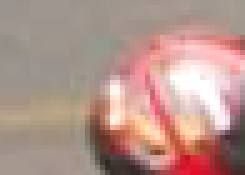
%> input picture helmet/imagem (14).png, 49 x 35 px (shown 5 times larger)
$ octave DB_Builder_helmet.m   (GNU Octave 9; MATLAB toolbox functions it lacks are replaced by stand-ins)
%> lines starting %> are read from the running program, lines starting %| are printed output that depends on the picture
### HOG.m
%Image descriptor based on Histogram of Orientated Gradients for gray-level images. This code
%was developed for the work: O. Ludwig, D. Delgado, V. Goncalves, and U. Nunes, 'Trainable
%Classifier-Fusion Schemes: An Application To Pedestrian Detection,' In: 12th International IEEE
%Conference On Intelligent Transportation Systems, 2009, St. Louis, 2009. V. 1. P. 432-437. In
%case of publication with this code, please cite the paper above.

function H=HOG(Im)
nwin_x=3;%set here the number of HOG windows per bound box
nwin_y=3;
B=9;%set here the number of histogram bins
[L,C]=size(Im); % L num of lines ; C num of columns
H=zeros(nwin_x*nwin_y*B,1); % column vector with zeros
m=sqrt(L/2);
if C==1 % if num of columns==1
    Im=im_recover(Im,m,2*m);%verify the size of image, e.g. 25x50
    L=2*m;
    C=m;
end
Im=double(Im);
step_x=floor(C/(nwin_x+1));
step_y=floor(L/(nwin_y+1));
cont=0;
hx = [-1,0,1];
hy = -hx';
grad_xr = imfilter(double(Im),hx);
grad_yu = imfilter(double(Im),hy);
angles=atan2(grad_yu,grad_xr);
magnit=((grad_yu.^2)+(grad_xr.^2)).^.5;
for n=0:nwin_y-1
    for m=0:nwin_x-1
        cont=cont+1;
        angles2=angles(n*step_y+1:(n+2)*step_y,m*step_x+1:(m+2)*step_x);
        magnit2=magnit(n*step_y+1:(n+2)*step_y,m*step_x+1:(m+2)*step_x);
        v_angles=angles2(:);
        v_magnit=magnit2(:);
        K=max(size(v_angles));
        %assembling the histogram with 9 bins (range of 20 degrees per bin)
        bin=0;
        H2=zeros(B,1);
        for ang_lim=-pi+2*pi/B:2*pi/B:pi
            bin=bin+1;
            for k=1:K
                if v_angles(k)<ang_lim
                    v_angles(k)=100;
                    H2(bin)=H2(bin)+v_magnit(k);
                end
            end
        end

        H2=H2/(norm(H2)+0.01);
        H((cont-1)*B+1:cont*B,1)=H2;
    end
end

### DB_Builder_helmet.m
clc
close all;
clear all;


    tt=input('Enter 1 to add to existing database, 0 to start new: ');
%> the answer given: 1
    if tt==0
        X=[];y=[];
    else
        load('Xydata.mat');
    end

    type = input('Enter: with helmet = 1,  without helmet = 0: ');
%> the answer given: 1


    k=uigetdir;
%> the answer given: helmet
    k2=strcat(k,'\*.png');
    srcFiles = dir(k2);  % the folder in which images exists
for jj = 1 : length(srcFiles)

    fprintf('Processing %d of %d\n',jj,length(srcFiles));
    filename = strcat(strcat(k,'\'),srcFiles(jj).name);
    I = imread(filename);
%> I is the input picture: size 35x49x3 uint8; mean R, G, B 180.8, 148.3, 139.7

    [r,c,~] = size(I);
%> r = 35; c = 49

    r1 = floor(r/4);
%> r1 = 8

    I1 = I(1:r,:,:);
%         I1 = I(1:r1,:,:);

    figure(1), imshow(I)

       pause(.3)

    figure(2), imshow(I1)

    pause(.5)

    I2 = rgb2gray(I1);


    % Feature Extraction-------------------

     % LBP feature

    R=1;
    L = 2*R + 1;
    C = round(L/2);

    Ip=padarray(I2,[R,R],'replicate');
    [rk,ck]=size(Ip);
%> rk = 37; ck = 51

  LBP1 = zeros(rk,ck);

for ii = R+1:rk-R
    for j = R+1:ck-R
        A = double(Ip(ii-R:ii+R, j-R:j+R));
        A = A-A(C,C);
        A(A>=0) = 1;
        A(A<0)=0;

        LBP1(ii,j) = A(1,1)*1 + A(1,2)*2 + A(1,3)*4 + A(2,1)*8 + A(2,3)*16 + A(3,1)*32 + A(3,2)*64 + A(3,3)*128;

    end
end
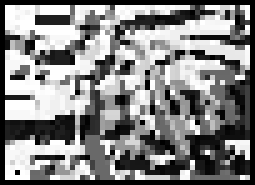
%> LBP1: size 37x51 double (shown 5 times larger); min 0, max 255, mean 132.2
%> after the loop, A = [1 1 1; 0 1 1; 0 1 1]

LBP=LBP1(R+1:rk-R,R+1:ck-R);
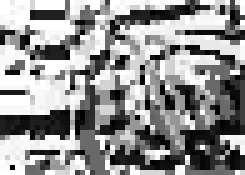
%> LBP: size 35x49 double (shown 5 times larger); min 0, max 255, mean 145.4
% figure,imshow(uint8(LBP)),title('LBP feature')

featLBP = imhist(uint8(LBP))';
%> featLBP = 256 values, max 192 at index 256, min 0 at index 6, mean 6.7


featHOG = HOG(I1);
%> in HOG, `grad_xr = imfilter(double(Im),hx);`:
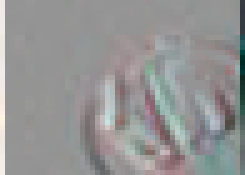
%> grad_xr: size 35x49x3 double (shown 5 times larger); mean R, G, B -0.3, -0.6, -0.5; drawn with min black and max white
%> in HOG, `grad_yu = imfilter(double(Im),hy);`:
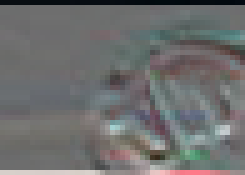
%> grad_yu: size 35x49x3 double (shown 5 times larger); mean R, G, B 0.5, 1.8, 1.5; drawn with min black and max white
%> in HOG, `angles=atan2(grad_yu,grad_xr);`:
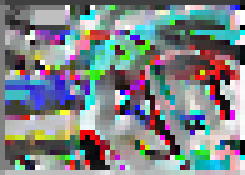
%> angles: size 35x49x3 double (shown 5 times larger); mean R, G, B -0.0411, 0.125, 0.186; drawn with min black and max white
%> in HOG, `magnit=((grad_yu.^2)+(grad_xr.^2)).^.5;`:
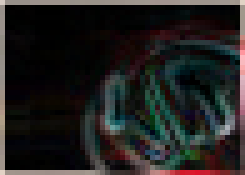
%> magnit: size 35x49x3 double (shown 5 times larger); mean R, G, B 34.5, 33.9, 32.8; drawn with min black and max white
%> after the loop in HOG, `for n=0:nwin_y-1`: H = 81 values, max 0.897 at index 3, min 0.0288 at index 6, mean 0.265; H2 = [0.479; 0.0992; 0.0864; 0.0553; 0.236; 0.647; 0.288; 0.342; 0.275]; cont = 9; v_angles = 1152 values, max 100 at index 1, min 3.14 at index 8, mean 98.49
%> featHOG has the same summary as H in HOG
featHOG = featHOG';

[cA,cH,cV,cD] = dwt2(I1,'haar') ;    % wavelet transform


% [10 lines of commented-out code are left out]

feature = [featLBP featHOG];
%> feature = 337 values, max 192 at index 256, min 0 at index 6, mean 5.15


    if type==1
        X=[X; feature];
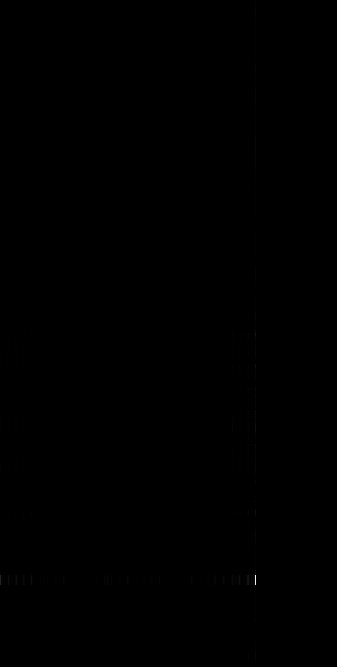
%> X: size 667x337 double; min 0, max 84088, mean 43; drawn with min black and max white
        y=[y;1];
    elseif type==0
        X=[X; feature];
        y=[y;0];
    end

end
%> pass 2 of the loop `for jj = 1 : length(srcFiles)`:
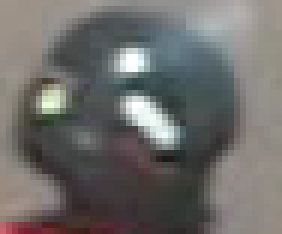
%> input picture helmet/imagem (16).png, 47 x 39 px (shown 6 times larger)
%> I is the input picture: size 39x47x3 uint8; mean R, G, B 109.5, 107.9, 105.9
%> I2: size 39x47 uint8
%> Ip: size 41x49 uint8
%> after the loop `for ii = R+1:rk-R`:
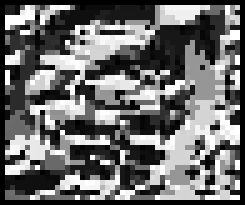
%> LBP1: size 41x49 double (shown 5 times larger); min 0, max 255, mean 107.9
%> after the loop `for ii = R+1:rk-R`: A = [1 1 1; 1 1 1; 1 1 1]
%> LBP: size 39x47 double
%> featLBP = 256 values, max 118 at index 256, min 0 at index 6, mean 7.16
%> Im: size 39x47x3 double
%> grad_xr: size 39x47x3 double
%> grad_yu: size 39x47x3 double
%> angles: size 39x47x3 double
%> magnit: size 39x47x3 double
%> featHOG = 81 values, max 0.756 at index 21, min 0.0519 at index 66, mean 0.302
%> feature = 337 values, max 118 at index 256, min 0 at index 6, mean 5.51
%> `X=[X; feature];`:
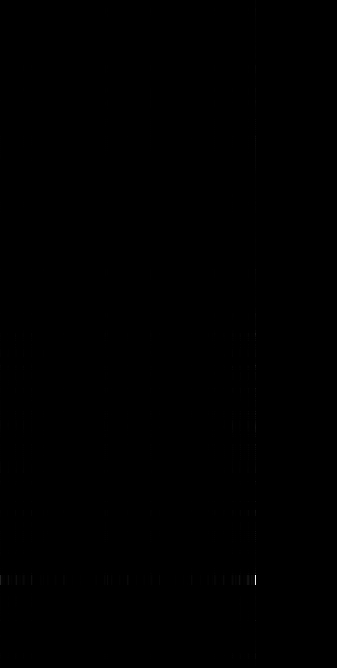
%> X: size 668x337 double; min 0, max 84088, mean 43; drawn with min black and max white


save Xydatahelmet.mat X y;
